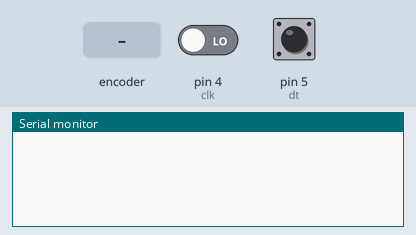
Simulated run of this sketch. Board: Arduino Uno, built with avr-gcc and run on an emulated ATmega328P. Parts: the last lines printed to the serial monitor. The test bench sets the inputs (shaded band); at power-on: pin 4 (clk) LOW, pin 5 (dt) HIGH.

Above: at 1.2 s.
1.3 s: rotary encoder on pin 4 (clk) / pin 5 (dt) turned 1 step (first pin leading)
At 2.2 s:
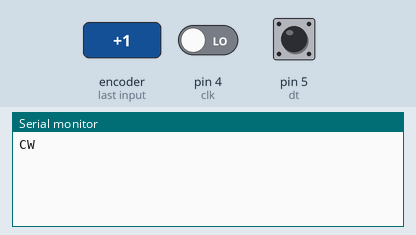
3.0 s: rotary encoder on pin 4 (clk) / pin 5 (dt) turned 2 steps (second pin leading)
At 4.5 s:
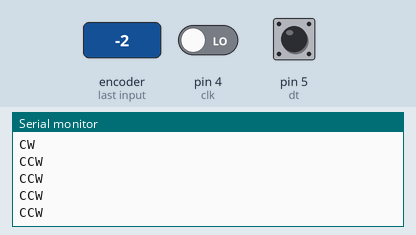

Measured:
- after the input at 1.3 s, the serial monitor: prints a new line after 0.05 s (image 1)
- after the input at 3.0 s, the serial monitor: prints a new line at once (image 2)

The sketch:

Rotary_Encoder_Placitech_Example.ino
```cpp
/*  Author: PLACITECH. DIY and Funny videos!
 *
 *  Tiktok: @placitech
 *  Instagram: @placitech_
 *  YouTube: PLACITECH
 *
 *  Use this code to learn the basics of rotary encoders. In this
 *  example you'll use the Serial Monitor to check whether the encoder
 *  is being rotated Clockwise or Counterclockwise.
 *
 *  The microcontroller I used for this example is an Arduino Nano, but you
 *  can use any Micro that you have, like the Arduino UNO or MEGA.
 *
*/

// Pins
#define clk 4
#define dt 5

// Variables
byte clk_1;
byte dt_1;
byte clk_2;


void setup() {
  Serial.begin(9600);
  pinMode(clk, INPUT);
  pinMode(dt, INPUT);

  clk_1 = digitalRead(clk);
  dt_1 = digitalRead(dt);

  clk_2 = clk_1;
}


void loop() {
  // Wait for the encoder's output to change (means it's being rotated)
  while (clk_1 == clk_2){
    clk_1 = digitalRead(clk);
    dt_1 = digitalRead(dt);
    delay(1);
  }

  while(digitalRead(clk_1) != digitalRead(dt_1)){
    delay(1);
  }

  // If CLK is equal to DT as soon as it is rotated, it means
  // it's going Counterclockwise
  if (clk_1 == dt_1){
    Serial.println("CCW");
  }

  // If CLK is not equal to DT as soon as it is rotated, it means
  // it's going Clockwise
  else{
    Serial.println("CW");
  }

  Serial.println();
  clk_2 = clk_1;
}
```
